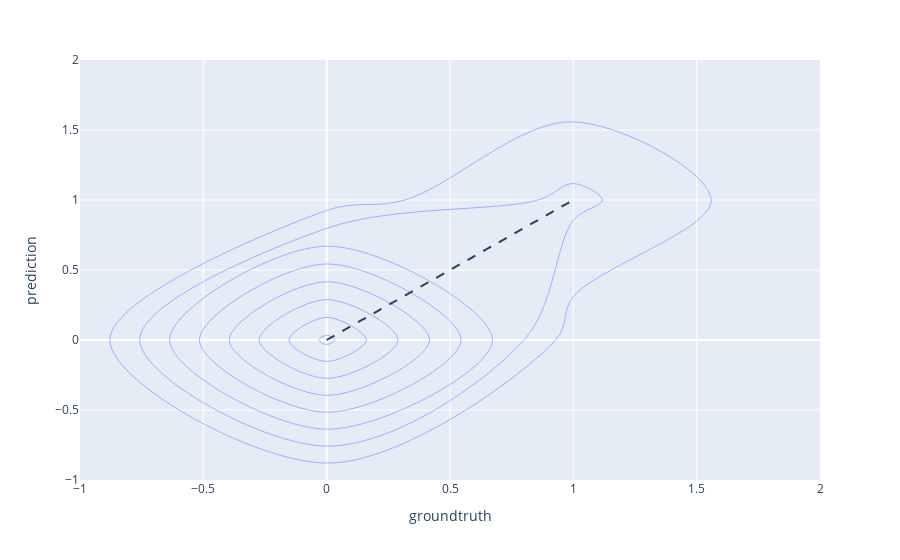

Notebook cell for this chart:
### Markdown cell above
# Contour Plot

### Code cell
fig = px.density_contour(x=ground_label, y=predictions1, labels={'x': 'groundtruth','y': 'prediction'})
fig.add_shape(
              type='line', line=dict(dash='dash'),
            x0 = predictions1.min(), y0 = predictions1.min(),
            x1 = predictions1.max(), y1 = predictions1.max()
)
fig.show()

### Figure 1 — Plotly figure (JSON) as saved in the notebook; plotly's stock layout.template omitted (floating-point values rounded to 4 significant figures; data arrays with more than 128 entries replaced by an {"elided": "..."} marker saying what was removed)
{"data": [{"contours": {"coloring": "none"}, "hovertemplate": "groundtruth=%{x}<br>prediction=%{y}<br>count=%{z}<extra></extra>", "legendgroup": "", "line": {"color": "#636efa"}, "name": "", "showlegend": false, "type": "histogram2dcontour", "x": {"elided": "22750 int values"}, "xaxis": "x", "xbingroup": "x", "y": {"elided": "22750 int values"}, "yaxis": "y", "ybingroup": "y"}], "layout": {"legend": {"tracegroupgap": 0}, "margin": {"t": 60}, "shapes": [{"line": {"dash": "dash"}, "type": "line", "x0": 0, "x1": 1, "y0": 0, "y1": 1}], "xaxis": {"anchor": "y", "domain": [0, 1], "title": {"text": "groundtruth"}}, "yaxis": {"anchor": "x", "domain": [0, 1], "title": {"text": "prediction"}}}}
